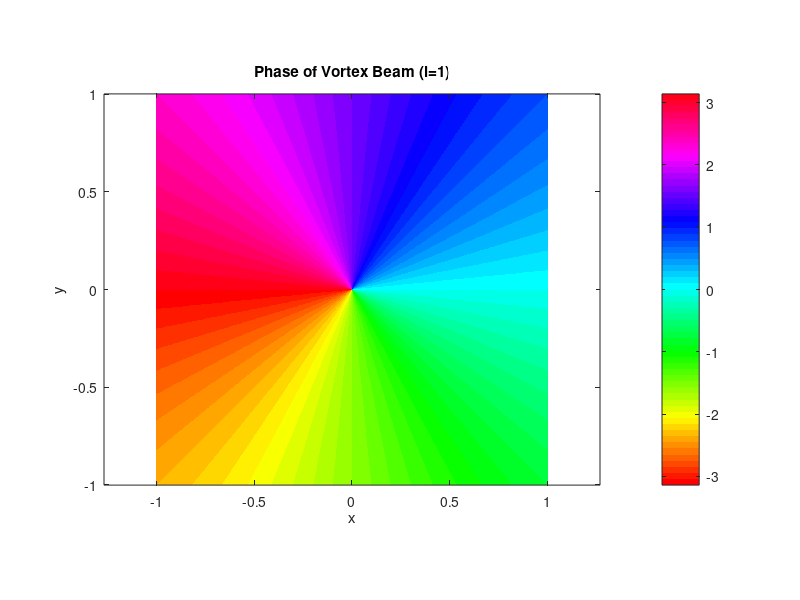

Here is the MATLAB script that generated this plot: (Note: this script raises an error after producing the figure.)
%%
clc;
clear
l = 1;
width = 1920;  
height = 1080; 
x = linspace(-1, 1, width);
y = linspace(-1, 1, height);
[X, Y] = meshgrid(x, y);
[theta, r] = cart2pol(X, Y);
phase = angle(exp(1i * l * theta));

% 保存相位图像
filename = 'vortex_phase_l1.png';
imwrite(uint8((phase + pi) * 255 / (2 * pi)), filename);

% 显示相位图像
figure;
imagesc(x, y, phase);
axis xy; axis equal; axis tight;
title('Phase of Vortex Beam (l=1)');
xlabel('x');
ylabel('y');
colormap('hsv');
colorbar;

%%
clc;
clear
% 参数设置
lambda = 632.8e-9; % 光波波长（米）
k = 2 * pi / lambda; % 波数
SLM_size = [1024, 1024]; % SLM尺寸
pixel_size = 8e-6; % SLM像素大小（米）
z1 = 0.05; % 图像a的成像距离（米）
z2 = 0.07; % 图像b的成像距离（米）
num_iterations = 500; % 迭代次数

% 生成SLM网格
[x, y] = meshgrid(linspace(-SLM_size(2)/2, SLM_size(2)/2, SLM_size(2)), ...
                  linspace(-SLM_size(1)/2, SLM_size(1)/2, SLM_size(1)));
x = x * pixel_size;
y = y * pixel_size;

% 读取图像a（数字1）和图像b（数字2）的二值图像
img_a = im2double(imread('C:\Users\84056\Desktop\phase test\1.png')); % 确保图像大小与SLM一致
img_b = im2double(imread('C:\Users\84056\Desktop\phase test\3.png')); % 确保图像大小与SLM一致

% 将图像大小调整为SLM的大小
img_a = imresize(img_a, SLM_size);
img_b = imresize(img_b, SLM_size);

% 初始化相位
initial_phase = rand(SLM_size) * 2 * pi;
SLM_field = exp(1j * initial_phase);

% GS算法迭代
for iter = 1:num_iterations
    % 前向传播到z1
    E1 = prop(SLM_field, z1, lambda, pixel_size);
    % 应用目标约束
    E1 = img_a .* exp(1j * angle(E1));
    % 逆传播回SLM平面
    SLM_field_a = prop(E1, -z1, lambda, pixel_size);
    
    % 前向传播到z2
    E2 = prop(SLM_field, z2, lambda, pixel_size);
    % 应用目标约束
    E2 = img_b .* exp(1j * angle(E2));
    % 逆传播回SLM平面
    SLM_field_b = prop(E2, -z2, lambda, pixel_size);
    
    % 组合两个SLM平面的光场信息
    SLM_field = (SLM_field_a + SLM_field_b) / 2;
    % 保持振幅不变
    SLM_field = exp(1j * angle(SLM_field));
end

% 提取最终相位生成全息图
H = angle(SLM_field);

% 显示全息图
figure;
imagesc(H);
colormap(gray);
colorbar;
title('3D Hologram Phase Map');

% 保存全息图
imwrite(mat2gray(H), '3D_hologram5-7.png');

% 重建
z_reconstruct = [z1, z2];
figure;

for idx = 1:length(z_reconstruct)
    z = z_reconstruct(idx);
    E_reconstruct = prop(exp(1j * H), z, lambda, pixel_size);
    
    % 显示重建图像
    subplot(1, 2, idx);
    imagesc(abs(E_reconstruct));
    colormap(gray);
    colorbar;
    title(['Reconstructed Image at ', num2str(z*100), ' cm']);
end

% 辅助函数：菲涅尔传播
function U_out = prop(U_in, z, lambda, pixel_size)
    [M, N] = size(U_in);
    k = 2 * pi / lambda;
    fx = (-N/2 : N/2-1) / (N * pixel_size);
    fy = (-M/2 : M/2-1) / (M * pixel_size);
    [FX, FY] = meshgrid(fx, fy);
    H = exp(1j * k * z * sqrt(1 - (lambda * FX).^2 - (lambda * FY).^2));
    H = fftshift(H);
    U_out = ifft2(fft2(U_in) .* H);
end

function U_out = ASM(U_in, z, lambda, pixel_size)
    [M, N] = size(U_in);
    k = 2 * pi / lambda;
    fx = (-N/2 : N/2-1) / (N * pixel_size);
    fy = (-M/2 : M/2-1) / (M * pixel_size);
    [FX, FY] = meshgrid(fx, fy);
    H = exp(1j * k * z * sqrt(1 - (lambda * FX).^2 - (lambda * FY).^2));
    H = fftshift(H);
    U_out = ifft2(fft2(U_in) .* H);
end




